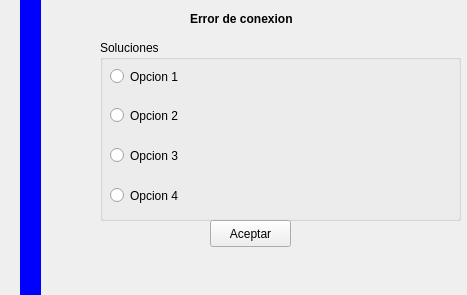
<?xml version="1.0" encoding="UTF-8"?>
<ui version="4.0">
 <class>MensajeOpciones</class>
 <widget class="QWidget" name="MensajeOpciones">
  <property name="geometry">
   <rect>
    <x>0</x>
    <y>0</y>
    <width>467</width>
    <height>295</height>
   </rect>
  </property>
  <property name="minimumSize">
   <size>
    <width>467</width>
    <height>295</height>
   </size>
  </property>
  <property name="maximumSize">
   <size>
    <width>467</width>
    <height>295</height>
   </size>
  </property>
  <property name="windowTitle">
   <string>Form</string>
  </property>
  <widget class="QGroupBox" name="groupBox">
   <property name="geometry">
    <rect>
     <x>100</x>
     <y>40</y>
     <width>361</width>
     <height>181</height>
    </rect>
   </property>
   <property name="title">
    <string>Soluciones</string>
   </property>
   <widget class="QRadioButton" name="radioButtonOpcion1">
    <property name="geometry">
     <rect>
      <x>10</x>
      <y>21</y>
      <width>351</width>
      <height>31</height>
     </rect>
    </property>
    <property name="text">
     <string>Opcion 1</string>
    </property>
   </widget>
   <widget class="QRadioButton" name="radioButtonOpcion2">
    <property name="geometry">
     <rect>
      <x>10</x>
      <y>60</y>
      <width>351</width>
      <height>31</height>
     </rect>
    </property>
    <property name="text">
     <string>Opcion 2</string>
    </property>
   </widget>
   <widget class="QRadioButton" name="radioButtonOpcion3">
    <property name="geometry">
     <rect>
      <x>10</x>
      <y>100</y>
      <width>351</width>
      <height>31</height>
     </rect>
    </property>
    <property name="text">
     <string>Opcion 3</string>
    </property>
   </widget>
   <widget class="QRadioButton" name="radioButtonOpcion4">
    <property name="geometry">
     <rect>
      <x>10</x>
      <y>140</y>
      <width>351</width>
      <height>31</height>
     </rect>
    </property>
    <property name="text">
     <string>Opcion 4</string>
    </property>
   </widget>
  </widget>
  <widget class="QLabel" name="label">
   <property name="geometry">
    <rect>
     <x>20</x>
     <y>-4</y>
     <width>21</width>
     <height>301</height>
    </rect>
   </property>
   <property name="styleSheet">
    <string notr="true">background-color: rgb(0, 0, 255);</string>
   </property>
   <property name="text">
    <string/>
   </property>
  </widget>
  <widget class="QLabel" name="label_2">
   <property name="geometry">
    <rect>
     <x>190</x>
     <y>10</y>
     <width>131</width>
     <height>17</height>
    </rect>
   </property>
   <property name="font">
    <font>
     <weight>75</weight>
     <bold>true</bold>
    </font>
   </property>
   <property name="text">
    <string>Error de conexion</string>
   </property>
  </widget>
  <widget class="QPushButton" name="pushButtonAceptar">
   <property name="geometry">
    <rect>
     <x>210</x>
     <y>220</y>
     <width>81</width>
     <height>27</height>
    </rect>
   </property>
   <property name="text">
    <string>Aceptar</string>
   </property>
  </widget>
 </widget>
 <resources/>
 <connections/>
</ui>
